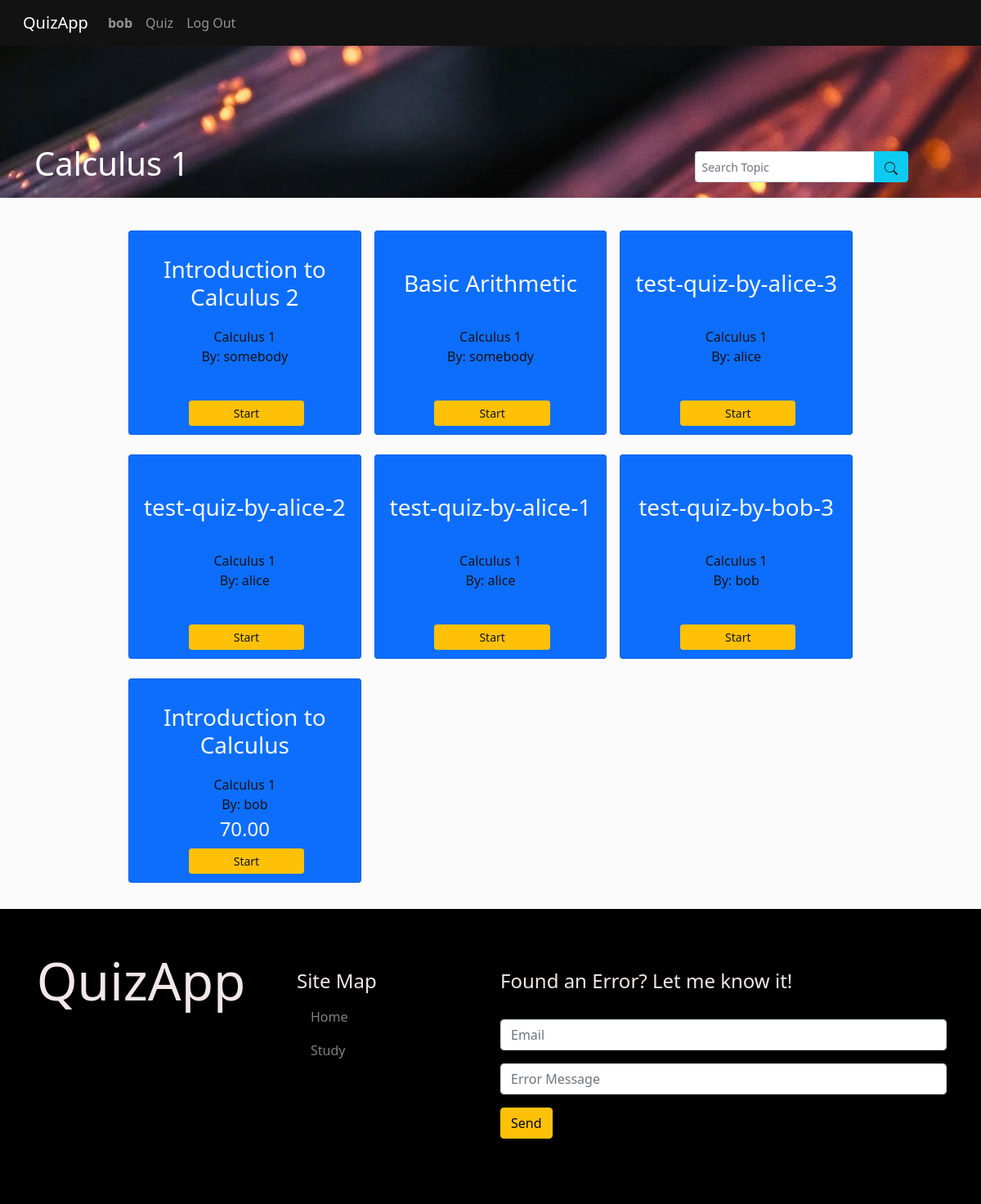
Before: /study/3/calculus-1 (signed in) with the older database file.
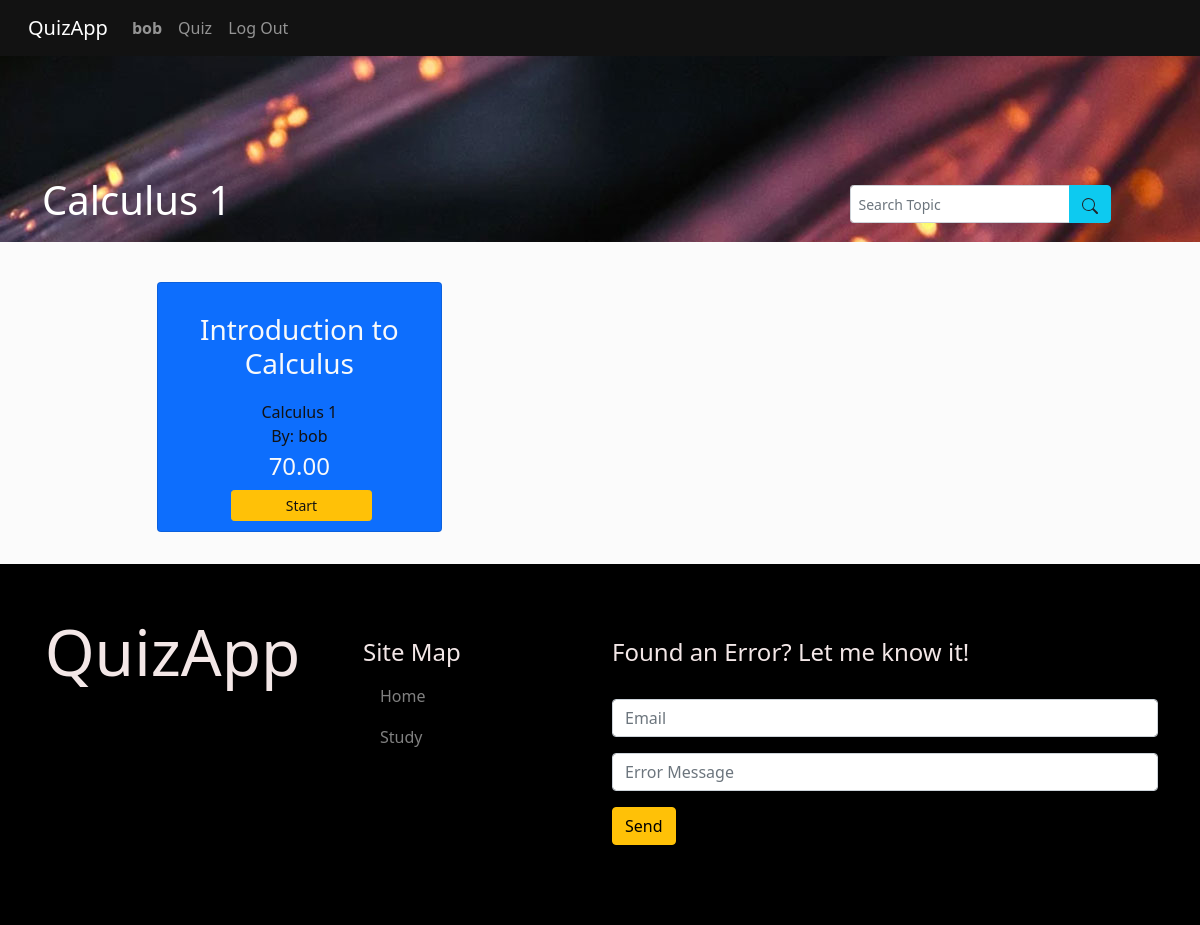
After: the same page with the newer database file.
### quizApp/models.py (models this page shows, shortened)
class Quiz(models.Model):
  slug = models.SlugField(max_length=40, null=True)
  title = models.CharField(max_length=40, null=False, blank=False, default="Untitled")
  creator = models.ForeignKey(User, on_delete=models.CASCADE, related_name="quizzes")
  topic = models.ForeignKey(Topic, on_delete=models.CASCADE, related_name="quizzes")
  date = models.DateTimeField(auto_now_add=True)

class Topic(models.Model):
  slug = models.SlugField(max_length=40, default="other")
  title = models.CharField(max_length=40, null=False, blank=False, default="Other")
  def __str__(self):
    return self.title

class User(AbstractUser):
  image = models.ImageField(upload_to='media/profile/', default='media/profile/user.png')
  date = models.DateTimeField(auto_now_add=True)
  year = models.IntegerField(null=True, blank=False)
  follows = models.ManyToManyField("self", related_name="followers", symmetrical=False, blank=True)
  LEVEL_CHOICES = (
    ('O', 'Other'),
    ('C', 'College Students'),
    ('G', 'Graduate'),
    ('W', 'Working'),
  )
  level = models.CharField(max_length=50, choices=LEVEL_CHOICES, default='Other')

### quizApp/views.py (the view, shortened to what this page needs)
# urls.py: path("study/<int:topic_id>/<str:topic_slug>", views.topic, name="topic"),
@login_required(login_url='login')
def topic(request, topic_id, topic_slug):
  quizzes = Quiz.objects.filter(topic__id=topic_id, topic__slug=topic_slug).order_by('-date').all()
  q = []
  for quiz in quizzes:
    if request.user.is_authenticated:
      participant = Participant.objects.filter(user=request.user, quiz=quiz).aggregate(Avg('score'))['score__avg']
      if participant != None:
        has_been_taken_or_score = participant
      else:
        has_been_taken_or_score = False
    else:
      has_been_taken_or_score = False
    q.append((quiz, has_been_taken_or_score))
  return render(request, "quizApp/topic.html", {
    "Topic": Topic.objects.get(id=topic_id),
    "Quizzes": q,
  })

### quizApp/templates/quizApp/topic.html (shortened to what this page needs)
{% extends 'quizApp/layout.html' %}
{% block body %}
<div class="topic-network-banner">
  <div class="container">
    <div class="row">
      <div class="col-lg-8 col-md-8 col-sm-7 col-6">
        <div class="main-banner-content">
          <h1>{{ Topic.title }}</h1>
        </div>
      </div>
      <div class="col-lg-4 col-md-4 col-sm-5 col-6 d-flex align-items-center justify-content-center">
        <div class="row">
          <form>
            <div class="input-group">
              <input type="search" class="form-control form-control-sm" placeholder="Search Topic" aria-label="Search Topic" aria-describedby="button-addon2" name="search-quiz">
              <button class="btn btn-info text-dark border border-info" type="submit">
              </button>
            </div>
          </form>
        </div>
      </div>
    </div>
  </div>
</div>
<section class="topic-topic mt-4 mb-4 text-light">
  <div class="container">
    <div class="row">
      <div class="col-lg-1 col-md-1"></div>
      <div class="col-lg-10 col-md-10">
        <div class="container">
          <div class="row">
            {% for quiz, has_been_taken_or_score in Quizzes %}
            <div class="col-lg-4 col-md-4 col-6 p-2 mt-2">
              <div class="card topic-topic-card">
                <div class="topic-topic-title">
                  <h3 class="d-flex justify-content-center align-items-center h-100">{{ quiz.title }}</h3>
                </div>
                <a class="card-text topic-card-text mt-1">{{ quiz.topic }}</a>
                <a class="card-text topic-card-text" href="{% url 'profile' quiz.creator.username %}">By: {{ quiz.creator.username }}</a>
                {% if has_been_taken_or_score != False %}
                  <h4 class="card-text text-light mt-1">{{ has_been_taken_or_score | floatformat:2 }}</h4>
                {% endif %}
                <div class="row topic-view-topic-btn">
                  <a href="{% url 'test' quiz.id quiz.slug %}" class="btn btn-sm btn-warning">Start</a>
                </div>
              </div>
            </div>
            {% empty %}
            <div class="container text-info">
              <div class="row p-5">
                <h2>There is no quiz with this topic yet.</h2>
              </div>
            </div>
            {% endfor %}
          </div>
        </div>
      </div>
      <div class="col-lg-1 col-md-1"></div>
    </div>
  </div>
</section>
{% endblock %}

Changed rows visible on the page:
removed Quiz: title "Introduction to Calculus 2", topic "Calculus 1", creator.username "somebody"
removed Quiz: title "Basic Arithmetic", topic "Calculus 1", creator.username "somebody"
removed Quiz: title "test-quiz-by-alice-3", topic "Calculus 1", creator.username "alice"
removed Quiz: title "test-quiz-by-alice-2", topic "Calculus 1", creator.username "alice"
removed Quiz: title "test-quiz-by-alice-1", topic "Calculus 1", creator.username "alice"
removed Quiz: title "test-quiz-by-bob-3", topic "Calculus 1", creator.username "bob"
